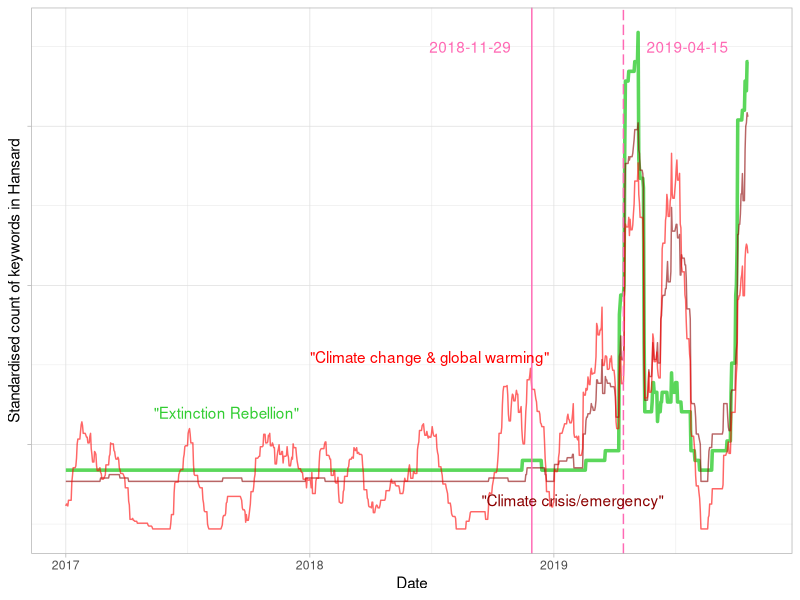
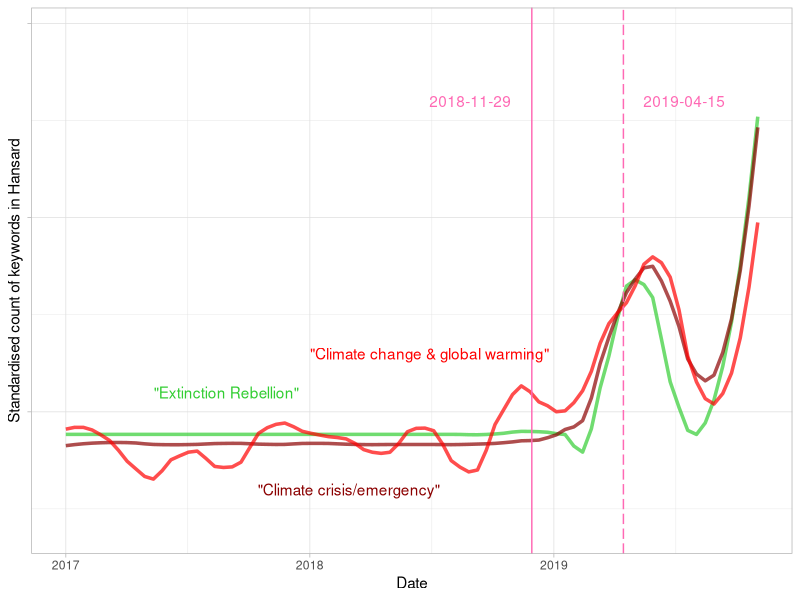
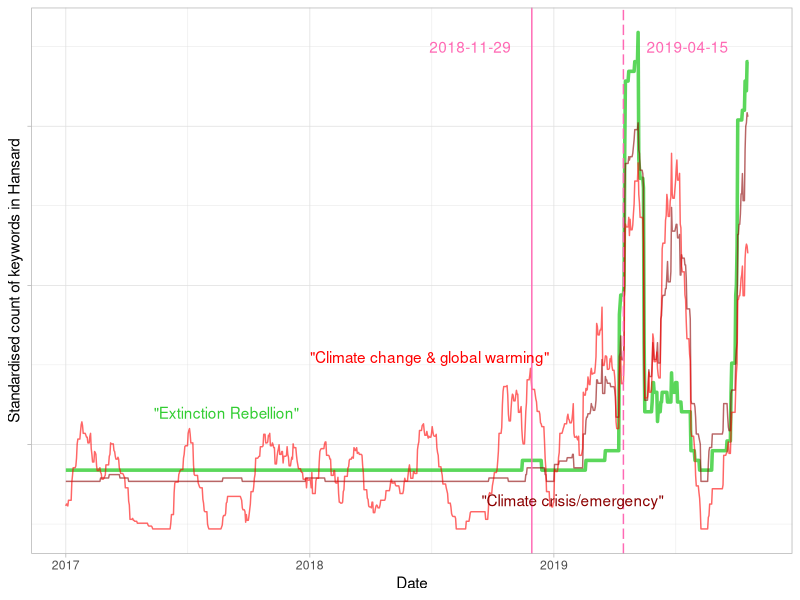
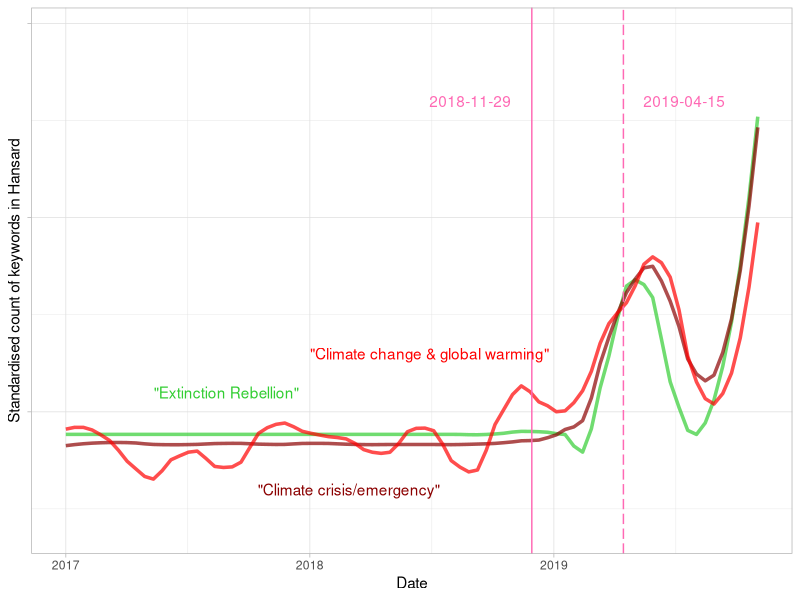

These figures' R source, in order: (Note: this script raises an error after producing the figures.)
library(ggplot2)
library(ggthemes)
library(tidyverse)
library(readr)
library(forecast)
library(magrittr)

# Moving average
ma_month <- function(x, n = 29){stats::filter(x, rep(1 / n, n), sides = 2)}
ma_2week <- function(x, n = 13){stats::filter(x, rep(1 / n, n), sides = 2)}

# Import (manual muahaha!)
d1 <- read_csv("extinction_rebellion.js.csv")
d2 <- read_csv("climate_change.js.csv")
d3 <- read_csv("climate_crisis.js.csv")
d4 <- read_csv("citizens_assembly.js.csv")
d5 <- read_csv("global_warming.js.csv")
d6 <- read_csv("climate_emergency.js.csv")

# Full join, could be done much better
hansard <- full_join(d1, d2, by = "Date")
hansard <- full_join(hansard, d3, by = "Date")
hansard <- full_join(hansard, d4, by = "Date")
hansard <- full_join(hansard, d5, by = "Date")
hansard <- full_join(hansard, d6, by = "Date")


# ORDER, ORDER! (Order matters)
colnames(hansard) <- c("Date", 
                       "extinction_rebellion", "climate_change", "climate_crisis", 
                       "citizens_assembly", "global_warming", "climate_emergency")
hansard <- hansard[order(hansard$Date), ] # sort by Date

# Fill in missing days just to be save
hansard <- hansard %>%
  mutate(Date = as.Date(Date)) %>%
  complete(Date = seq.Date(min(Date), max(Date), by="day"))

hansard$Date <- as.POSIXct(hansard$Date)
hansard[is.na(hansard)] <- 0 # replace all NAs with zeros

# Inspect
sapply(hansard[, -1], table)

# Add keywords together
hansard$climate_alarm <- hansard$climate_crisis + hansard$climate_emergency 
hansard$global_heating <- hansard$climate_change + hansard$global_warming

# Smooth the lines
hansard_smooth <- lapply(hansard[,-1], ma_month) %>% as.data.frame()
hansard_smooth$Date <- as.POSIXct(hansard$Date)

# Set start date
hansard_smooth_2017 <- filter(hansard_smooth, Date >= as.POSIXct("2017-01-01"))
hansard_2017 <- filter(hansard, Date >= as.POSIXct("2017-01-01"))


# Simple MA plot
ggplot(data = hansard_smooth_2017) + 
  geom_line(aes(Date, scale(extinction_rebellion)), color = "limegreen", size = 1.2, alpha = 0.8) +
  geom_line(aes(Date, scale(climate_alarm)), color = "red4", alpha = 0.6) +
  geom_line(aes(Date, scale(global_heating)), color = "red", alpha = 0.6) +
  geom_vline(xintercept = as.POSIXct("2018-11-29"), color = "hotpink") +
  geom_vline(xintercept = as.POSIXct("2019-04-15"), color = "hotpink", linetype = "longdash") +
  ylab("Standardised count of keywords in Hansard") +
  theme_light() +  
  theme(axis.text.y = element_blank()) +
  annotate(label = '"Extinction Rebellion"', "text", x = as.POSIXct("2017-08-29"), y = 0.4, color = "limegreen") +
  annotate(label = '"Climate crisis/emergency"', "text", x = as.POSIXct("2019-01-29"), y = -0.7, color = "red4") +
  annotate(label = '"Climate change & global warming"', "text", x = as.POSIXct("2018-06-29"), y = 1.1, color = "red") +
  annotate(label = "2018-11-29", "text", x = as.POSIXct("2018-08-29"), y = 5, color = "hotpink") +
  annotate(label = "2019-04-15", "text", x = as.POSIXct("2019-07-20"), y = 5, color = "hotpink")


ggsave("hansard-extinction-rebellion.pdf", width = 6, height = 4, device = "pdf")
  


# With LOESS smoothing function
span = 0.2
ggplot(data = hansard_2017) + 
  geom_line(aes(Date, scale(extinction_rebellion)), color = "limegreen", size = 1.2, alpha = 0.7, stat = "smooth", span = span, method = "loess") +
  geom_line(aes(Date, scale(climate_alarm)), color = "red4", size = 1.2, alpha = 0.7, stat = "smooth", span = span, method = "loess") +
  geom_line(aes(Date, scale(global_heating)), color = "red", size = 1.2, alpha = 0.7, stat = "smooth", span = span, method = "loess") +
  geom_vline(xintercept = as.POSIXct("2018-11-29"), color = "hotpink") +
  geom_vline(xintercept = as.POSIXct("2019-04-15"), color = "hotpink", linetype = "longdash") +
  ylab("Standardised count of keywords in Hansard") +
  theme_light() +  
  theme(axis.text.y = element_blank()) +
  annotate(label = '"Extinction Rebellion"', "text", x = as.POSIXct("2017-08-29"), y = 0.1, color = "limegreen") +
  annotate(label = '"Climate crisis/emergency"', "text", x = as.POSIXct("2018-02-28"), y = -0.4, color = "red4") +
  annotate(label = '"Climate change & global warming"', "text", x = as.POSIXct("2018-06-29"), y = 0.3, color = "red") +
  annotate(label = "2018-11-29", "text", x = as.POSIXct("2018-08-29"), y = 1.6, color = "hotpink") +
  annotate(label = "2019-04-15", "text", x = as.POSIXct("2019-07-15"), y = 1.6, color = "hotpink")

ggsave("hansard-extinction-rebellion-fancy.pdf", width = 6, height = 4, device = "pdf")

#------ Other Stuff -----


# Simple plot
ggplot(data = hansard) + 
  geom_line(aes(date, extinction_rebellion), color = "red") + 
  geom_line(aes(date, climate_change), color = "darkgreen") +
  geom_vline(xintercept = as.POSIXct("2018-11-29"), size = 1.5, color = "limegreen") +
  theme_economist()


cor(hansard[, -1], use = "pairwise") %>% heatmap
cor(hansard_smooth[, -7], use = "pairwise") %>% heatmap

cor(hansard_smooth[, -7], use = "pairwise")


